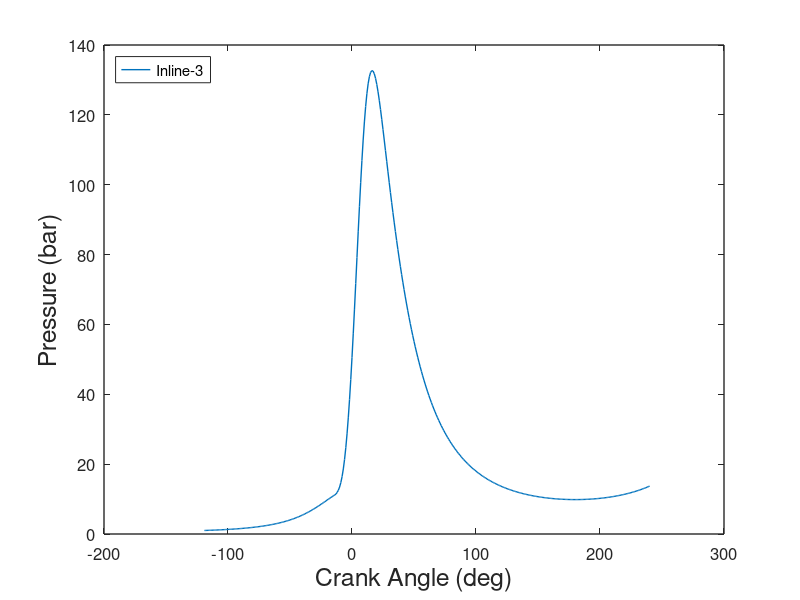
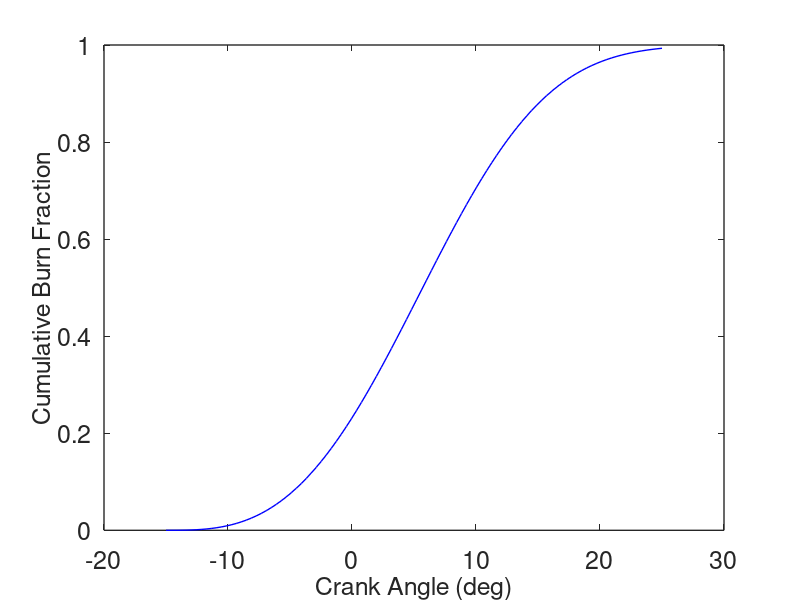
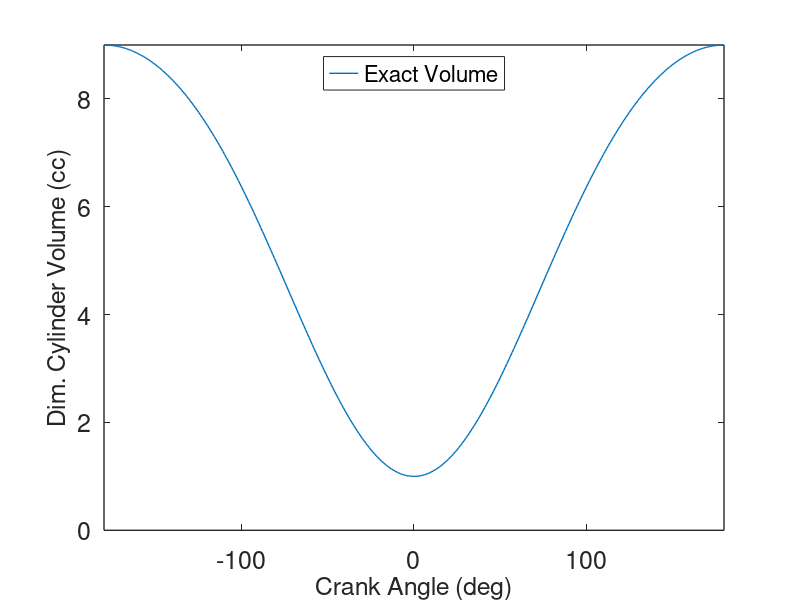

MATLAB code for these plots, in order:
function [ ]=Crankshaft( )
% r = 9; % compression ratio
% s = 8.89; % stroke (cm)
% len= 13.335; %connecting rod length (cm)
% ep=s/(2*len);
% theta=-180:1:180; %crankangle theta vector
% ys1=(1-cosd(theta))/2; %approx y/s
% ys2= ys1+ (1-(1- ep^2*sind(theta).^2).^(1/2))/(2*ep); %exact y/s
% vol1 = 1+(r-1)*ys1; %approx volume
% vol2= 1+(r-1)*ys2; % exact volume
% %plot results
% figure(3)
% plot(theta,vol1,'--',theta,vol2,'-','linewidth',2);
% set(gca,'Xlim',[-180 180],'Ylim',[0 r],'fontsize',18,'linewidth',2);
% xlabel('Crank Angle (deg)','fontsize', 18);
% ylabel('Dim. Cylinder Volume','fontsize', 18);
% legend('Approx. Volume', 'Exact Volume','Location', 'North');

%% Pressure as a function of crank angle
% Gas cycle heat release code
% engine parameters
%clear();
%% Variables, Constants, and Constant Calcs
thetas=-15; % start of heat release (deg)
thetad=40; % duration of heat release (deg)
r=9; %compression ratio
gamma= 1.31509; %gas const
b=.085725; %bore (m)
s=.0889; %stroke (m)
Vd=(pi/4)*(b^2)*s;
V1=Vd/(1-(1/r));
q= 4.8756/(148.249*V1); % dimensionless total heat release Qin/P1V1
a= 5; %weibe parameter a
n= 3; %weibe exponent n
step=1; % crankangle interval for calculation/plot
NN=360/step; % number of data points

% initialize the results data structure
save.theta=zeros(NN,1); % crankangle
save.vol=zeros(NN,1); % volume
save.press=zeros(NN,2); % pressure
save.work=zeros(NN,2); % work
pinit(1) = 1; %initial dimensionless pressure P/P1

j=1;
theta = -120; %initial crankangle
thetae = theta + step; %final crankangle in step
fy(1) = pinit(j); % assign initial pressure to working vector
fy(2) =0.; % reset work vector
% for loop for pressure and work calculation
for i=1:NN
    [fy, vol] = integrate(theta,thetae,fy);
    % reset to next interval
    theta = thetae;
    thetae = theta+step;
    % copy results to output vectors
    save.theta(i)=theta;
    save.vol(i)=vol;
    save.press(i,j)=fy(1);
    save.work(i,j)=fy(2);
end %end of pressure and work iteration loop
[pmax1, id_max1] = max(save.press(:,1)); %max pressure
thmax1=save.theta(id_max1);%crank angle
w1=save.work(NN,1);
eta1= w1/q; % thermal efficiency
imep1 = eta1*q*(r/(r -1)); %imep
eta_rat1 = eta1/(1-r^(1-gamma));
% output overall results
fprintf(' Inline-3 \n');
fprintf(' Theta_start %5.2f \n', thetas(1,1));
fprintf(' Theta_dur %5.2f \n', thetad(1,1));
fprintf(' P_max/P_1 %5.2f \n', pmax1);
fprintf(' Theta_max %7.1f \n',thmax1);
fprintf(' Net Work/P1V1 %7.2f \n', w1);
fprintf(' Efficiency %5.3f \n', eta1);
fprintf(' Eff. Ratio %5.3f \n', eta_rat1);
fprintf(' Imep/P1 %5.2f \n', imep1);

%plot results
figure(1)
plot(save.theta,save.press(:,1),'-','linewidth',1 )
set(gca, 'fontsize', 12,'linewidth',1);
legend('Inline-3', 'Location','NorthWest')
xlabel('Crank Angle (deg)','fontsize', 18)
ylabel('Pressure (bar)','fontsize', 18)
print -deps2 heatrelpressure

% figure(2);
% plot(save.theta,save.work(:,1),'-','linewidth',1)
% set(gca, 'fontsize', 12,'linewidth',1);
% legend('Inline-3','Location','NorthWest')
% xlabel('Theta (deg)','fontsize', 18)
% ylabel('Work','fontsize', 18)

    function[fy,vol] = integrate(theta,thetae,fy)
        %ode23 integration of the pressure differential equation
        %from theta to thetae with current values of fy as initial conditions
        [tt, yy] = ode23(@rates, [theta thetae], fy);
        for k=1:2
            fy(k) = yy(length(tt),k); %put last element of yy into fy vector
        end
        %pressure differential equation
        function [yprime] = rates(theta,fy)
            vol=(1.+ (r -1)/2.*(1-cosd(theta)))/r;
            dvol=(r - 1)/2.*sind(theta)/r*pi/180.; %dvol/dtheta
            dx=0.; %set heat release to zero
            if(theta > thetas) % then heat release dx > 0
                dum1=(theta -thetas)/thetad;
                x=1.- exp(-(a*dum1^n));
                dx=(1-x)*a*n*dum1^(n-1)/thetad; %dx/dthetha
            end
            term1= -gamma*fy(1)*dvol/vol;
            term2= (gamma-1)*q*dx/vol;
            yprime(1,1)= term1 + term2;
            yprime(2,1)= fy(1)*dvol;
        end %end of function rates
    end %end of function integrate2
    
%% Burn Fraction

theta=linspace(thetas,thetas+thetad,100); %crankangle theta vector
dum=(theta-thetas)/thetad; % theta diference vector
temp=-a*dum.^n;
xb=1.-exp(temp); %burn fraction
dxb=n*a*(1-xb).*dum.^(n-1); %element by element vector multiplication
%plot results
figure ()
plot(theta,xb,'b','linewidth',1);
set(gca, 'fontsize', 18,'linewidth',1);
xlabel('Crank Angle (deg)','fontsize', 18);
ylabel('Cumulative Burn Fraction','fontsize', 18);
figure();
plot(theta,dxb,'b','linewidth',1);
set(gca, 'fontsize', 18,'linewidth',1);
xlabel('Crank Angle (deg)','fontsize', 18);
ylabel('Burn Rate (1/deg)','fontsize', 18);

%% Cylinder Volume
len= 13.35; %connecting rod length (cm)
ep=(s*100)/(2*len);
theta=-180:1:180; %crankangle theta vector
ys1=(1-cosd(theta))/2; %approx y/s
ys2= ys1+ (1-(1- ep^2*sind(theta).^2).^(1/2))/(2*ep); %exact y/s
%vol1 = 1+(r-1)*ys1; %approx volume
vol2= 1+(r-1)*ys2; % exact volume
%plot results
plot(theta,vol2,'-','linewidth',1);
%plot(theta,vol1,'--',theta,vol2,'-','linewidth',1);
set(gca,'Xlim',[-180 180],'Ylim',[0 r],'fontsize',18,'linewidth',1);
xlabel('Crank Angle (deg)','fontsize', 18);
ylabel('Dim. Cylinder Volume (cc)','fontsize', 18);
legend('Exact Volume','Location', 'North');
%legend('Approx. Volume', 'Exact Volume','Location', 'North');

end % heat_release_weibe2
